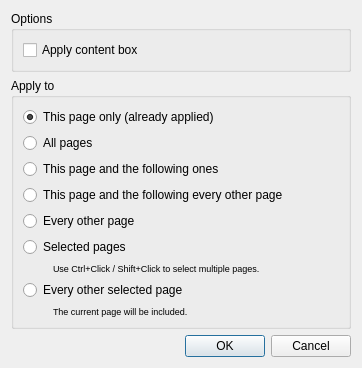
<?xml version="1.0" encoding="UTF-8"?>
<ui version="4.0">
 <class>SelectContentApplyDialog</class>
 <widget class="QDialog" name="SelectContentApplyDialog">
  <property name="windowModality">
   <enum>Qt::WindowModal</enum>
  </property>
  <property name="geometry">
   <rect>
    <x>0</x>
    <y>0</y>
    <width>362</width>
    <height>345</height>
   </rect>
  </property>
  <property name="windowTitle">
   <string>Select Content</string>
  </property>
  <layout class="QVBoxLayout" name="verticalLayout_7">
   <item>
    <widget class="QGroupBox" name="optionsBox">
     <property name="title">
      <string>Options</string>
     </property>
     <layout class="QVBoxLayout" name="verticalLayout_6">
      <item>
       <widget class="QCheckBox" name="applyContentBoxOption">
        <property name="text">
         <string>Apply content box</string>
        </property>
       </widget>
      </item>
     </layout>
    </widget>
   </item>
   <item>
    <widget class="QGroupBox" name="groupBox">
     <property name="title">
      <string>Apply to</string>
     </property>
     <layout class="QVBoxLayout" name="verticalLayout_5">
      <item>
       <widget class="QRadioButton" name="thisPageOnlyRB">
        <property name="text">
         <string>This page only (already applied)</string>
        </property>
        <property name="checked">
         <bool>true</bool>
        </property>
       </widget>
      </item>
      <item>
       <widget class="QRadioButton" name="allPagesRB">
        <property name="text">
         <string>All pages</string>
        </property>
       </widget>
      </item>
      <item>
       <widget class="QRadioButton" name="thisPageAndFollowersRB">
        <property name="text">
         <string>This page and the following ones</string>
        </property>
       </widget>
      </item>
      <item>
       <widget class="QRadioButton" name="thisEveryOtherRB">
        <property name="text">
         <string extracomment="All odd or even pages, depending on the current page being odd or even.">This page and the following every other page</string>
        </property>
       </widget>
      </item>
      <item>
       <widget class="QRadioButton" name="everyOtherRB">
        <property name="text">
         <string extracomment="All odd or even pages, depending on the current page being odd or even.">Every other page</string>
        </property>
       </widget>
      </item>
      <item>
       <widget class="QRadioButton" name="selectedPagesRB">
        <property name="text">
         <string>Selected pages</string>
        </property>
       </widget>
      </item>
      <item>
       <layout class="QHBoxLayout" name="horizontalLayout_3">
        <item>
         <spacer name="horizontalSpacer_6">
          <property name="orientation">
           <enum>Qt::Horizontal</enum>
          </property>
          <property name="sizeType">
           <enum>QSizePolicy::Fixed</enum>
          </property>
          <property name="sizeHint" stdset="0">
           <size>
            <width>30</width>
            <height>0</height>
           </size>
          </property>
         </spacer>
        </item>
        <item>
         <widget class="QLabel" name="selectedPagesHint">
          <property name="font">
           <font>
            <pointsize>7</pointsize>
           </font>
          </property>
          <property name="text">
           <string>Use Ctrl+Click / Shift+Click to select multiple pages.</string>
          </property>
         </widget>
        </item>
       </layout>
      </item>
      <item>
       <widget class="QRadioButton" name="everyOtherSelectedRB">
        <property name="text">
         <string>Every other selected page</string>
        </property>
       </widget>
      </item>
      <item>
       <layout class="QHBoxLayout" name="horizontalLayout_5">
        <item>
         <spacer name="horizontalSpacer_5">
          <property name="orientation">
           <enum>Qt::Horizontal</enum>
          </property>
          <property name="sizeType">
           <enum>QSizePolicy::Fixed</enum>
          </property>
          <property name="sizeHint" stdset="0">
           <size>
            <width>30</width>
            <height>0</height>
           </size>
          </property>
         </spacer>
        </item>
        <item>
         <widget class="QLabel" name="everyOtherSelectedHint">
          <property name="font">
           <font>
            <pointsize>7</pointsize>
           </font>
          </property>
          <property name="text">
           <string>The current page will be included.</string>
          </property>
         </widget>
        </item>
       </layout>
      </item>
     </layout>
    </widget>
   </item>
   <item>
    <spacer>
     <property name="orientation">
      <enum>Qt::Vertical</enum>
     </property>
     <property name="sizeHint" stdset="0">
      <size>
       <width>17</width>
       <height>0</height>
      </size>
     </property>
    </spacer>
   </item>
   <item>
    <widget class="QDialogButtonBox" name="buttonBox">
     <property name="orientation">
      <enum>Qt::Horizontal</enum>
     </property>
     <property name="standardButtons">
      <set>QDialogButtonBox::Cancel|QDialogButtonBox::Ok</set>
     </property>
    </widget>
   </item>
  </layout>
 </widget>
 <resources/>
 <connections>
  <connection>
   <sender>buttonBox</sender>
   <signal>rejected()</signal>
   <receiver>SelectContentApplyDialog</receiver>
   <slot>reject()</slot>
   <hints>
    <hint type="sourcelabel">
     <x>319</x>
     <y>252</y>
    </hint>
    <hint type="destinationlabel">
     <x>286</x>
     <y>256</y>
    </hint>
   </hints>
  </connection>
 </connections>
</ui>
